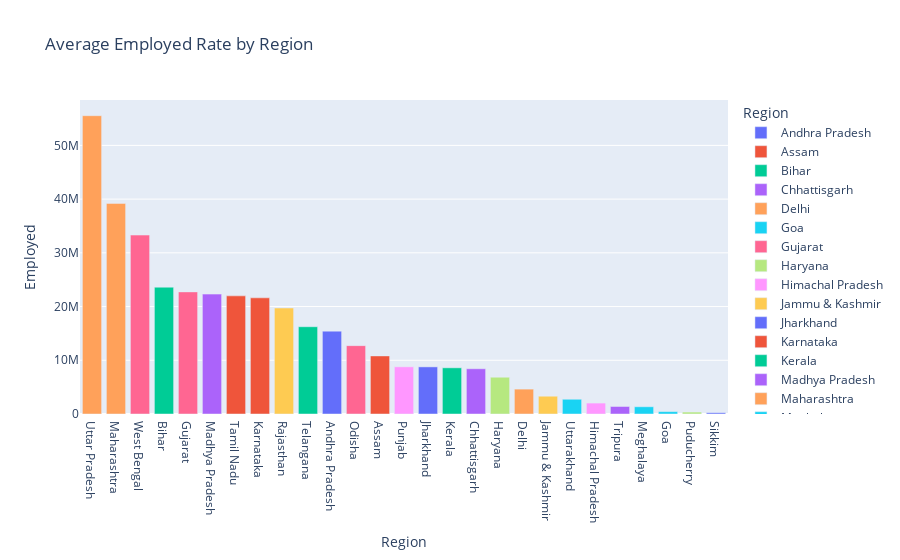

Notebook code cell kept with this figure:
### Code cell
region = df2.groupby(["Region"])[['Unemployment_rate', "Employed", "labour_participation_rate"]].mean()
region = pd.DataFrame(region).reset_index()

fig = px.bar(region, x="Region", y="Employed", color="Region", title="Average Employed Rate by Region")
fig.update_layout(xaxis={'categoryorder':'total descending'})
fig.show()

### Figure 1 — Plotly figure (JSON) as saved in the notebook; plotly's stock layout.template omitted (floating-point values rounded to 4 significant figures)
{"data": [{"alignmentgroup": "True", "hovertemplate": "Region=%{x}<br>Employed=%{y}<extra></extra>", "legendgroup": "Andhra Pradesh", "marker": {"color": "#636efa", "pattern": {"shape": ""}}, "name": "Andhra Pradesh", "offsetgroup": "Andhra Pradesh", "orientation": "v", "showlegend": true, "textposition": "auto", "type": "bar", "x": ["Andhra Pradesh"], "xaxis": "x", "y": [15425480], "yaxis": "y"}, {"alignmentgroup": "True", "hovertemplate": "Region=%{x}<br>Employed=%{y}<extra></extra>", "legendgroup": "Assam", "marker": {"color": "#EF553B", "pattern": {"shape": ""}}, "name": "Assam", "offsetgroup": "Assam", "orientation": "v", "showlegend": true, "textposition": "auto", "type": "bar", "x": ["Assam"], "xaxis": "x", "y": [10810000.0], "yaxis": "y"}, {"alignmentgroup": "True", "hovertemplate": "Region=%{x}<br>Employed=%{y}<extra></extra>", "legendgroup": "Bihar", "marker": {"color": "#00cc96", "pattern": {"shape": ""}}, "name": "Bihar", "offsetgroup": "Bihar", "orientation": "v", "showlegend": true, "textposition": "auto", "type": "bar", "x": ["Bihar"], "xaxis": "x", "y": [23606828], "yaxis": "y"}, {"alignmentgroup": "True", "hovertemplate": "Region=%{x}<br>Employed=%{y}<extra></extra>", "legendgroup": "Chhattisgarh", "marker": {"color": "#ab63fa", "pattern": {"shape": ""}}, "name": "Chhattisgarh", "offsetgroup": "Chhattisgarh", "orientation": "v", "showlegend": true, "textposition": "auto", "type": "bar", "x": ["Chhattisgarh"], "xaxis": "x", "y": [8421000.0], "yaxis": "y"}, {"alignmentgroup": "True", "hovertemplate": "Region=%{x}<br>Employed=%{y}<extra></extra>", "legendgroup": "Delhi", "marker": {"color": "#FFA15A", "pattern": {"shape": ""}}, "name": "Delhi", "offsetgroup": "Delhi", "orientation": "v", "showlegend": true, "textposition": "auto", "type": "bar", "x": ["Delhi"], "xaxis": "x", "y": [4633000.0], "yaxis": "y"}, {"alignmentgroup": "True", "hovertemplate": "Region=%{x}<br>Employed=%{y}<extra></extra>", "legendgroup": "Goa", "marker": {"color": "#19d3f3", "pattern": {"shape": ""}}, "name": "Goa", "offsetgroup": "Goa", "orientation": "v", "showlegend": true, "textposition": "auto", "type": "bar", "x": ["Goa"], "xaxis": "x", "y": [442400.0], "yaxis": "y"}, {"alignmentgroup": "True", "hovertemplate": "Region=%{x}<br>Employed=%{y}<extra></extra>", "legendgroup": "Gujarat", "marker": {"color": "#FF6692", "pattern": {"shape": ""}}, "name": "Gujarat", "offsetgroup": "Gujarat", "orientation": "v", "showlegend": true, "textposition": "auto", "type": "bar", "x": ["Gujarat"], "xaxis": "x", "y": [22730000.0], "yaxis": "y"}, {"alignmentgroup": "True", "hovertemplate": "Region=%{x}<br>Employed=%{y}<extra></extra>", "legendgroup": "Haryana", "marker": {"color": "#B6E880", "pattern": {"shape": ""}}, "name": "Haryana", "offsetgroup": "Haryana", "orientation": "v", "showlegend": true, "textposition": "auto", "type": "bar", "x": ["Haryana"], "xaxis": "x", "y": [6844059], "yaxis": "y"}, {"alignmentgroup": "True", "hovertemplate": "Region=%{x}<br>Employed=%{y}<extra></extra>", "legendgroup": "Himachal Pradesh", "marker": {"color": "#FF97FF", "pattern": {"shape": ""}}, "name": "Himachal Pradesh", "offsetgroup": "Himachal Pradesh", "orientation": "v", "showlegend": true, "textposition": "auto", "type": "bar", "x": ["Himachal Pradesh"], "xaxis": "x", "y": [2034000.0], "yaxis": "y"}, {"alignmentgroup": "True", "hovertemplate": "Region=%{x}<br>Employed=%{y}<extra></extra>", "legendgroup": "Jammu & Kashmir", "marker": {"color": "#FECB52", "pattern": {"shape": ""}}, "name": "Jammu & Kashmir", "offsetgroup": "Jammu & Kashmir", "orientation": "v", "showlegend": true, "textposition": "auto", "type": "bar", "x": ["Jammu & Kashmir"], "xaxis": "x", "y": [3310000.0], "yaxis": "y"}, {"alignmentgroup": "True", "hovertemplate": "Region=%{x}<br>Employed=%{y}<extra></extra>", "legendgroup": "Jharkhand", "marker": {"color": "#636efa", "pattern": {"shape": ""}}, "name": "Jharkhand", "offsetgroup": "Jharkhand", "orientation": "v", "showlegend": true, "textposition": "auto", "type": "bar", "x": ["Jharkhand"], "xaxis": "x", "y": [8771000.0], "yaxis": "y"}, {"alignmentgroup": "True", "hovertemplate": "Region=%{x}<br>Employed=%{y}<extra></extra>", "legendgroup": "Karnataka", "marker": {"color": "#EF553B", "pattern": {"shape": ""}}, "name": "Karnataka", "offsetgroup": "Karnataka", "orientation": "v", "showlegend": true, "textposition": "auto", "type": "bar", "x": ["Karnataka"], "xaxis": "x", "y": [21620000.0], "yaxis": "y"}, {"alignmentgroup": "True", "hovertemplate": "Region=%{x}<br>Employed=%{y}<extra></extra>", "legendgroup": "Kerala", "marker": {"color": "#00cc96", "pattern": {"shape": ""}}, "name": "Kerala", "offsetgroup": "Kerala", "orientation": "v", "showlegend": true, "textposition": "auto", "type": "bar", "x": ["Kerala"], "xaxis": "x", "y": [8597000.0], "yaxis": "y"}, {"alignmentgroup": "True", "hovertemplate": "Region=%{x}<br>Employed=%{y}<extra></extra>", "legendgroup": "Madhya Pradesh", "marker": {"color": "#ab63fa", "pattern": {"shape": ""}}, "name": "Madhya Pradesh", "offsetgroup": "Madhya Pradesh", "orientation": "v", "showlegend": true, "textposition": "auto", "type": "bar", "x": ["Madhya Pradesh"], "xaxis": "x", "y": [22320000.0], "yaxis": "y"}, {"alignmentgroup": "True", "hovertemplate": "Region=%{x}<br>Employed=%{y}<extra></extra>", "legendgroup": "Maharashtra", "marker": {"color": "#FFA15A", "pattern": {"shape": ""}}, "name": "Maharashtra", "offsetgroup": "Maharashtra", "orientation": "v", "showlegend": true, "textposition": "auto", "type": "bar", "x": ["Maharashtra"], "xaxis": "x", "y": [39200000.0], "yaxis": "y"}, {"alignmentgroup": "True", "hovertemplate": "Region=%{x}<br>Employed=%{y}<extra></extra>", "legendgroup": "Meghalaya", "marker": {"color": "#19d3f3", "pattern": {"shape": ""}}, "name": "Meghalaya", "offsetgroup": "Meghalaya", "orientation": "v", "showlegend": true, "textposition": "auto", "type": "bar", "x": ["Meghalaya"], "xaxis": "x", "y": [1350000.0], "yaxis": "y"}, {"alignmentgroup": "True", "hovertemplate": "Region=%{x}<br>Employed=%{y}<extra></extra>", "legendgroup": "Odisha", "marker": {"color": "#FF6692", "pattern": {"shape": ""}}, "name": "Odisha", "offsetgroup": "Odisha", "orientation": "v", "showlegend": true, "textposition": "auto", "type": "bar", "x": ["Odisha"], "xaxis": "x", "y": [12730000.0], "yaxis": "y"}, {"alignmentgroup": "True", "hovertemplate": "Region=%{x}<br>Employed=%{y}<extra></extra>", "legendgroup": "Puducherry", "marker": {"color": "#B6E880", "pattern": {"shape": ""}}, "name": "Puducherry", "offsetgroup": "Puducherry", "orientation": "v", "showlegend": true, "textposition": "auto", "type": "bar", "x": ["Puducherry"], "xaxis": "x", "y": [365300.0], "yaxis": "y"}, {"alignmentgroup": "True", "hovertemplate": "Region=%{x}<br>Employed=%{y}<extra></extra>", "legendgroup": "Punjab", "marker": {"color": "#FF97FF", "pattern": {"shape": ""}}, "name": "Punjab", "offsetgroup": "Punjab", "orientation": "v", "showlegend": true, "textposition": "auto", "type": "bar", "x": ["Punjab"], "xaxis": "x", "y": [8783000.0], "yaxis": "y"}, {"alignmentgroup": "True", "hovertemplate": "Region=%{x}<br>Employed=%{y}<extra></extra>", "legendgroup": "Rajasthan", "marker": {"color": "#FECB52", "pattern": {"shape": ""}}, "name": "Rajasthan", "offsetgroup": "Rajasthan", "orientation": "v", "showlegend": true, "textposition": "auto", "type": "bar", "x": ["Rajasthan"], "xaxis": "x", "y": [19730000.0], "yaxis": "y"}, {"alignmentgroup": "True", "hovertemplate": "Region=%{x}<br>Employed=%{y}<extra></extra>", "legendgroup": "Sikkim", "marker": {"color": "#636efa", "pattern": {"shape": ""}}, "name": "Sikkim", "offsetgroup": "Sikkim", "orientation": "v", "showlegend": true, "textposition": "auto", "type": "bar", "x": ["Sikkim"], "xaxis": "x", "y": [234500.0], "yaxis": "y"}, {"alignmentgroup": "True", "hovertemplate": "Region=%{x}<br>Employed=%{y}<extra></extra>", "legendgroup": "Tamil Nadu", "marker": {"color": "#EF553B", "pattern": {"shape": ""}}, "name": "Tamil Nadu", "offsetgroup": "Tamil Nadu", "orientation": "v", "showlegend": true, "textposition": "auto", "type": "bar", "x": ["Tamil Nadu"], "xaxis": "x", "y": [21990000.0], "yaxis": "y"}, {"alignmentgroup": "True", "hovertemplate": "Region=%{x}<br>Employed=%{y}<extra></extra>", "legendgroup": "Telangana", "marker": {"color": "#00cc96", "pattern": {"shape": ""}}, "name": "Telangana", "offsetgroup": "Telangana", "orientation": "v", "showlegend": true, "textposition": "auto", "type": "bar", "x": ["Telangana"], "xaxis": "x", "y": [16240000.0], "yaxis": "y"}, {"alignmentgroup": "True", "hovertemplate": "Region=%{x}<br>Employed=%{y}<extra></extra>", "legendgroup": "Tripura", "marker": {"color": "#ab63fa", "pattern": {"shape": ""}}, "name": "Tripura", "offsetgroup": "Tripura", "orientation": "v", "showlegend": true, "textposition": "auto", "type": "bar", "x": ["Tripura"], "xaxis": "x", "y": [1397000.0], "yaxis": "y"}, {"alignmentgroup": "True", "hovertemplate": "Region=%{x}<br>Employed=%{y}<extra></extra>", "legendgroup": "Uttar Pradesh", "marker": {"color": "#FFA15A", "pattern": {"shape": ""}}, "name": "Uttar Pradesh", "offsetgroup": "Uttar Pradesh", "orientation": "v", "showlegend": true, "textposition": "auto", "type": "bar", "x": ["Uttar Pradesh"], "xaxis": "x", "y": [55524799], "yaxis": "y"}, {"alignmentgroup": "True", "hovertemplate": "Region=%{x}<br>Employed=%{y}<extra></extra>", "legendgroup": "Uttarakhand", "marker": {"color": "#19d3f3", "pattern": {"shape": ""}}, "name": "Uttarakhand", "offsetgroup": "Uttarakhand", "orientation": "v", "showlegend": true, "textposition": "auto", "type": "bar", "x": ["Uttarakhand"], "xaxis": "x", "y": [2743000.0], "yaxis": "y"}, {"alignmentgroup": "True", "hovertemplate": "Region=%{x}<br>Employed=%{y}<extra></extra>", "legendgroup": "West Bengal", "marker": {"color": "#FF6692", "pattern": {"shape": ""}}, "name": "West Bengal", "offsetgroup": "West Bengal", "orientation": "v", "showlegend": true, "textposition": "auto", "type": "bar", "x": ["West Bengal"], "xaxis": "x", "y": [33310000.0], "yaxis": "y"}], "layout": {"barmode": "relative", "legend": {"title": {"text": "Region"}, "tracegroupgap": 0}, "title": {"text": "Average Employed Rate by Region"}, "xaxis": {"anchor": "y", "categoryarray": ["Andhra Pradesh", "Assam", "Bihar", "Chhattisgarh", "Delhi", "Goa", "Gujarat", "Haryana", "Himachal Pradesh", "Jammu & Kashmir", "Jharkhand", "Karnataka", "Kerala", "Madhya Pradesh", "Maharashtra", "Meghalaya", "Odisha", "Puducherry", "Punjab", "Rajasthan", "Sikkim", "Tamil Nadu", "Telangana", "Tripura", "Uttar Pradesh", "Uttarakhand", "West Bengal"], "categoryorder": "total descending", "domain": [0, 1], "title": {"text": "Region"}}, "yaxis": {"anchor": "x", "domain": [0, 1], "title": {"text": "Employed"}}}}
